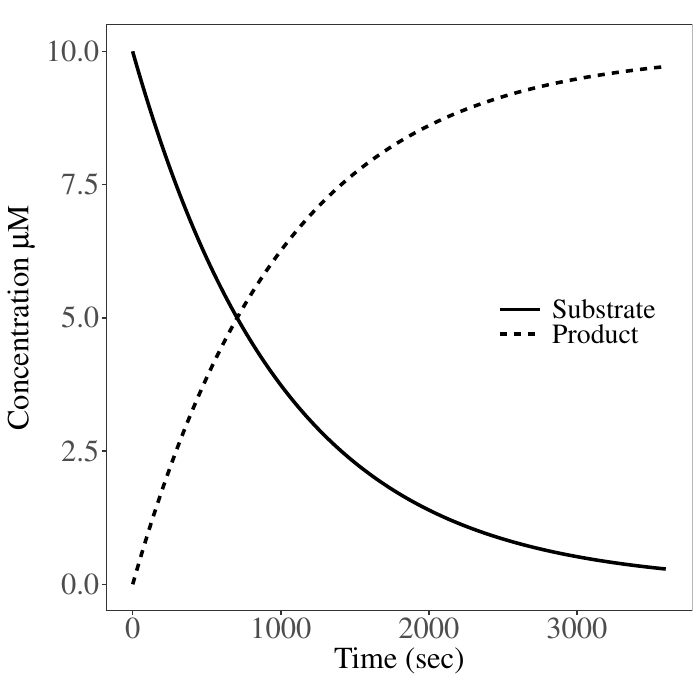

Recreate this plot in R.
require(deSolve)
require(ggplot2)
require(reshape2)
source("mm_dyn.R")
source("aes_ggplot.R")

# Parameters - uM and sec units
pars=list()
pars$kplus=0.1
pars$kminus=100
pars$Km=pars$kminus/pars$kplus
pars$kf=1
pars$tf=3600
pars$dt=1

# Simulation
y = ode(c(10,1,0,0),0:pars$tf,mm_dyn,pars)
colnames(y) = c("Time","Substrate","E","C","Product")
y_df = melt(as.data.frame(y),id.vars="Time")

pdf("figscript_mm.pdf")
ggplot(y_df[y_df$variable==c("Substrate","Product"),],
       aes(Time,value,linetype=variable)) + 
  geom_line(size=standard_linesize) +
  xlab("Time (sec)") +
  ylab(expr(paste("Concentration ",mu, "M"))) +
  aes_ggplot +
  theme(legend.title = element_blank(),
        legend.text = element_text(size=20),
        legend.key.width = unit(0.5,"in"),
        legend.position = c(0.8,0.5))
dev.off()

